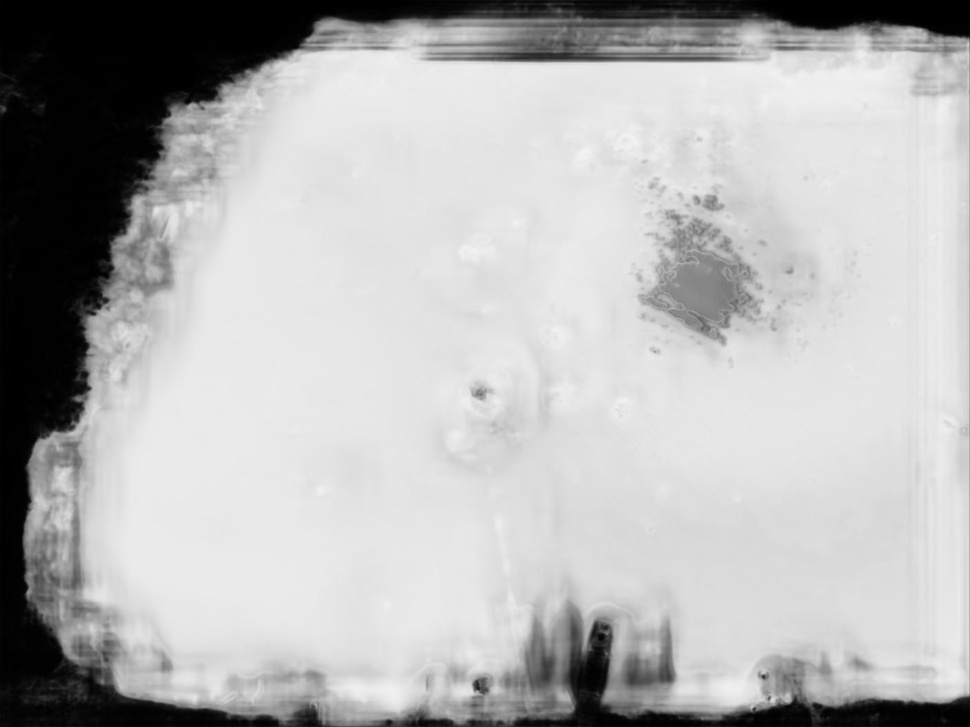
#> input picture 水面/water/unetplus-5-4.jpg, 970 x 727 px, shrunk from 1408 x 1056 before the run
$ python '08-01-water-去噪二值.py'
#> lines starting #> are read from the running program, lines starting #| are printed output that depends on the picture; after the words box and inside, x2 and y2 are one past the last pixel; in counts of white or black regions, pixels touching at a corner belong together
import cv2
import numpy as np
import matplotlib.pyplot as plt

image_path = 'water/unetplus-5-4.jpg'
# 读取图像
image = cv2.imread(image_path)
#> image is the input picture: shape (727, 970, 3); min 0, max 244, mean 179.7
ret1, threshold = cv2.threshold(image, 30, 255, 0)
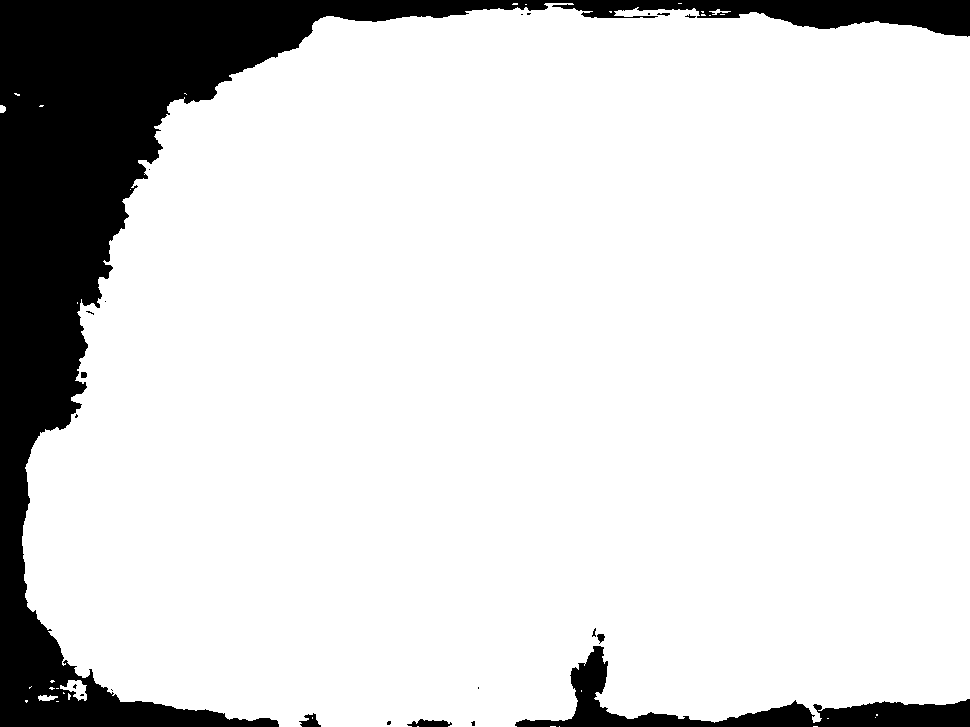
#> threshold: shape (727, 970, 3); 85.6% white; 22 black regions (14 under 20 px), largest, box (x1, y1, x2, y2) and area: (0, 0, 970, 727) 92362, (515, 646, 970, 727) 8564, (407, 719, 452, 727) 239


# # 将图像转换为灰度图像
# gray = cv2.cvtColor(image, cv2.COLOR_BGR2GRAY)

# 使用高斯模糊平滑图像
gaussian = cv2.GaussianBlur(image, (5, 5), 5)
ret2, threshold_gaussian = cv2.threshold(gaussian, 30, 255, 0)
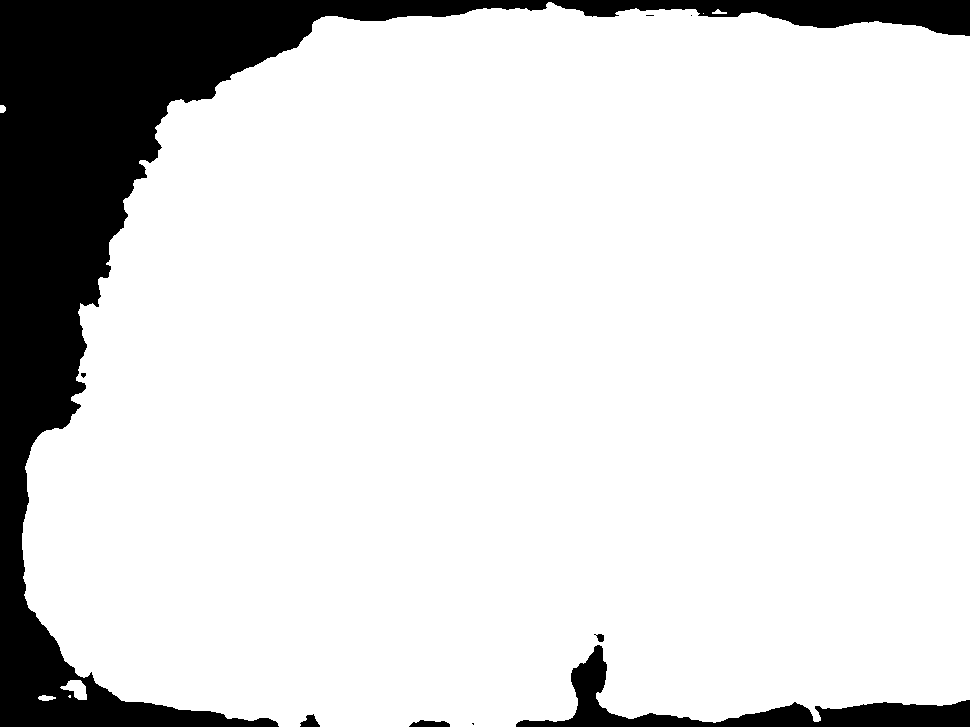
#> threshold_gaussian: shape (727, 970, 3); 85.7% white; 9 black regions (4 under 20 px), largest, box (x1, y1, x2, y2) and area: (0, 0, 970, 727) 91762, (516, 645, 970, 727) 8352, (409, 720, 450, 727) 213, (300, 714, 320, 727) 159, (594, 634, 604, 642) 50

medianBlur = cv2.medianBlur(image, 5)
ret3, threshold_medianBlur = cv2.threshold(medianBlur, 30, 255, 0)
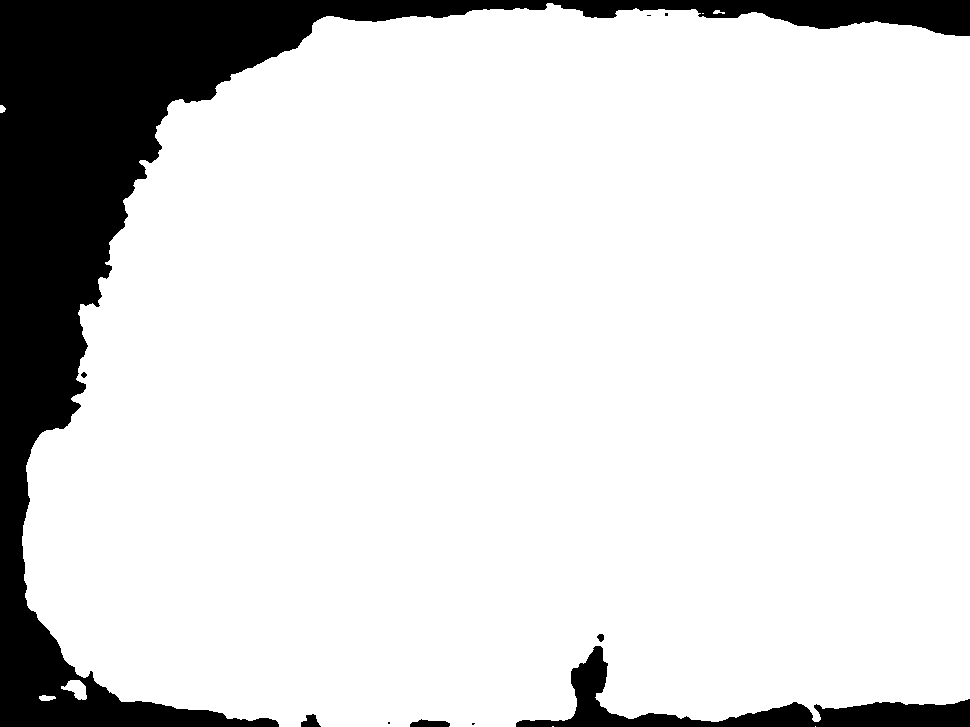
#> threshold_medianBlur: shape (727, 970, 3); 85.6% white; 10 black regions (4 under 20 px), largest, box (x1, y1, x2, y2) and area: (0, 0, 970, 727) 92487, (516, 646, 970, 727) 8583, (410, 719, 450, 727) 232, (301, 714, 321, 727) 167, (597, 634, 604, 642) 41, (81, 372, 87, 378) 24


# 将BGR格式转换为RGB格式以适应matplotlib
# image_rgb = cv2.cvtColor(image, cv2.COLOR_BGR2RGB)
# blurred_rgb = cv2.cvtColor(blurred, cv2.COLOR_BGR2RGB)

# 使用matplotlib显示图像
plt.figure(figsize=(30,25))

#
plt.subplot(3, 2, 1)
plt.imshow(image)
plt.title('Original Image')
plt.axis('off')
plt.subplot(3, 2,2)
plt.imshow(threshold)
plt.axis('off')


plt.subplot(3, 2, 3)
plt.imshow(gaussian)
plt.title('gaussian')
plt.axis('off')
plt.subplot(3, 2, 4)
plt.imshow(threshold_gaussian)
plt.axis('off')


plt.subplot(3, 2, 5)
plt.imshow(medianBlur)
plt.title('medianBlur')
plt.axis('off')
plt.subplot(3, 2, 6)
plt.imshow(threshold_medianBlur)
plt.axis('off')


plt.show()

$ run again, with 水面/water/unetplus-18-4.jpg copied over 水面/water/unetplus-5-4.jpg
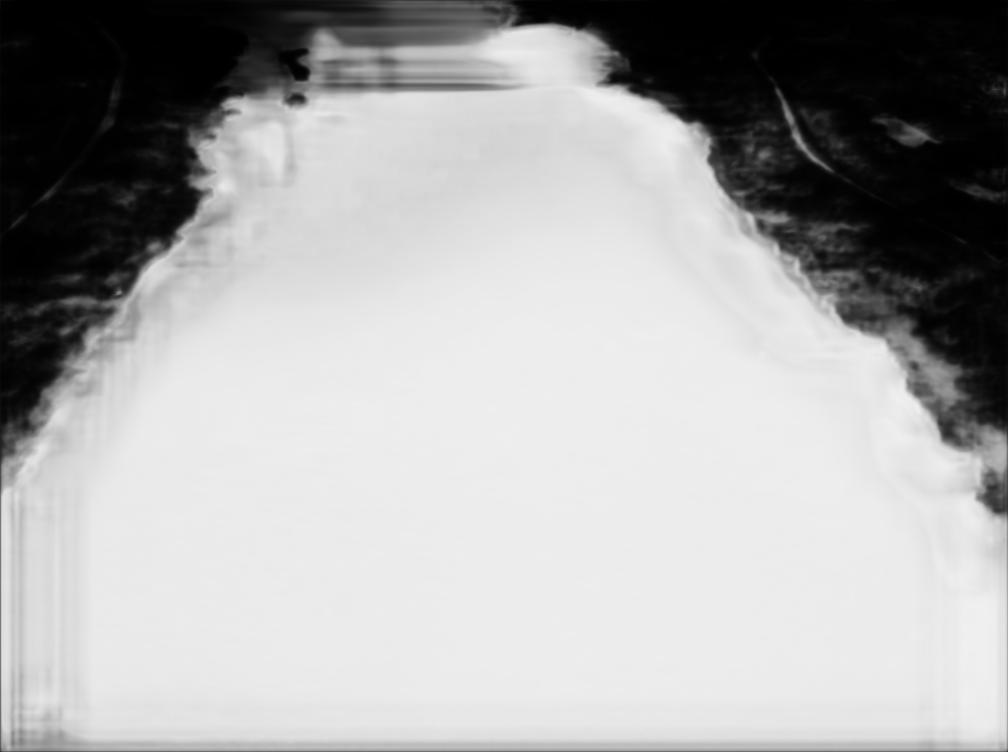
#> input picture 水面/water/unetplus-18-4.jpg, 1008 x 752 px
#> image is the input picture: shape (752, 1008, 3); min 0, max 241, mean 170.9
#> `ret1, threshold = cv2.threshold(image, 30, 255, 0)`:
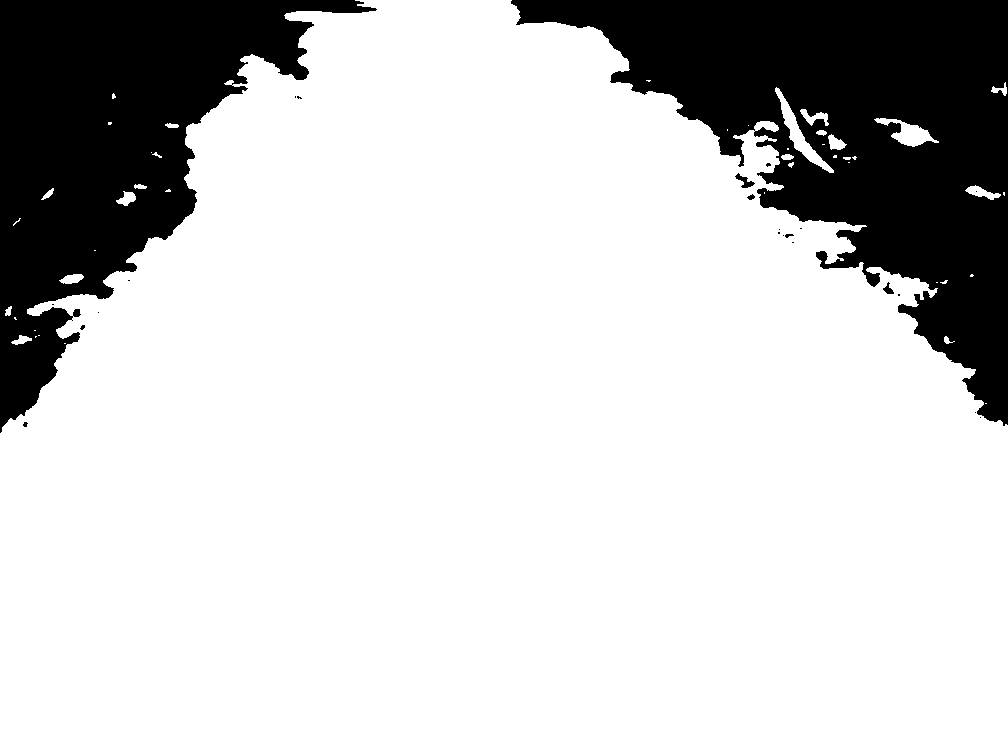
#> threshold: shape (752, 1008, 3); 79.3% white; 23 black regions (17 under 20 px), largest, box (x1, y1, x2, y2) and area: (511, 0, 1008, 426) 88286, (0, 0, 377, 433) 68211, (735, 173, 755, 188) 117, (883, 282, 894, 294) 64, (747, 194, 755, 200) 29, (785, 234, 794, 238) 22
#> threshold_gaussian: shape (752, 1008, 3); 79.4% white; 10 black regions (5 under 20 px), largest, box (x1, y1, x2, y2) and area: (511, 0, 1008, 425) 88043, (0, 0, 374, 429) 68161, (736, 175, 753, 187) 96, (884, 285, 893, 294) 48, (73, 310, 80, 317) 39
#> `ret3, threshold_medianBlur = cv2.threshold(medianBlur, 30, 255, 0)`:
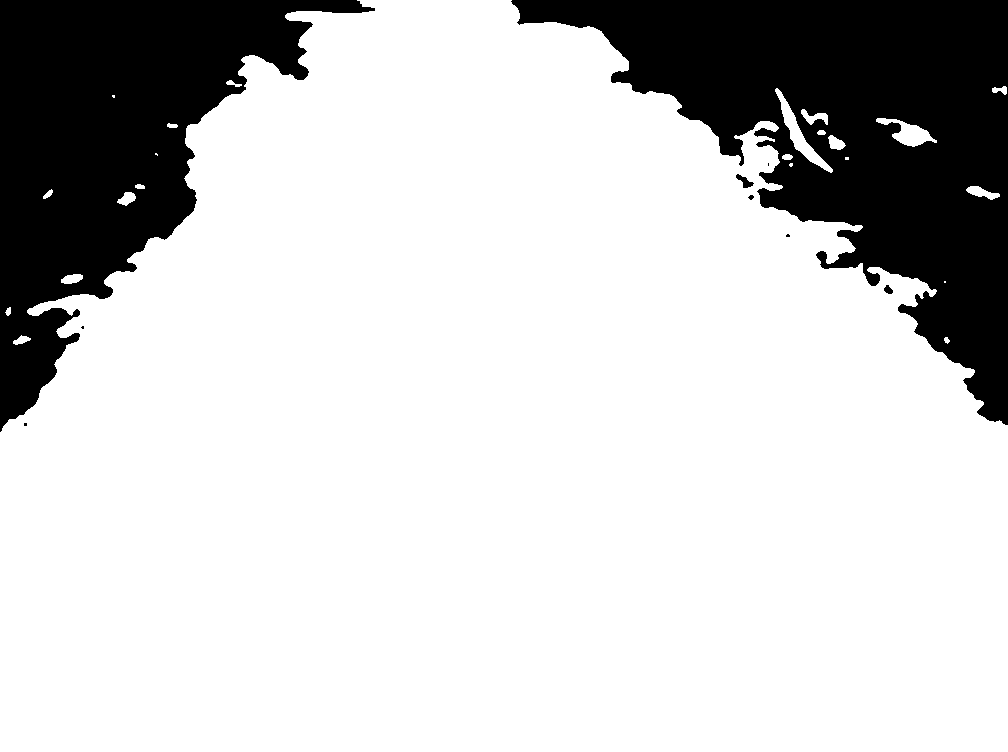
#> threshold_medianBlur: shape (752, 1008, 3); 79.3% white; 9 black regions (4 under 20 px), largest, box (x1, y1, x2, y2) and area: (511, 0, 1008, 425) 88461, (0, 0, 375, 432) 68354, (736, 174, 754, 188) 110, (884, 285, 893, 294) 54, (748, 195, 754, 200) 20

$ run again, with 水面/water/unetplus-2-4.jpg copied over 水面/water/unetplus-5-4.jpg
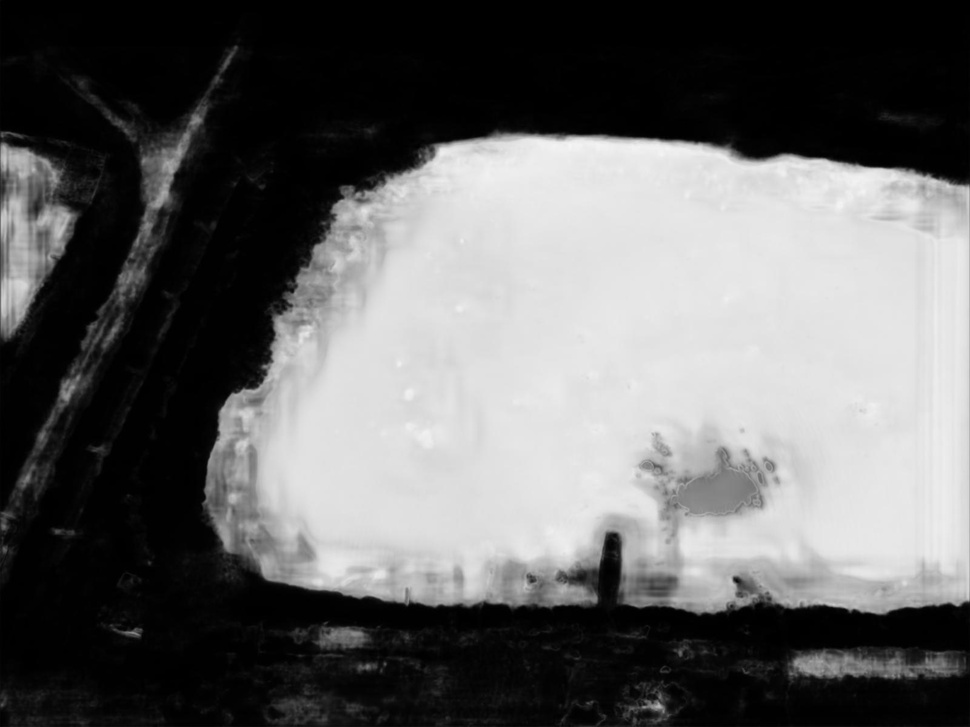
#> input picture 水面/water/unetplus-2-4.jpg, 970 x 727 px, shrunk from 1600 x 1200 before the run
#> image is the input picture: shape (727, 970, 3); min 0, max 245, mean 100.3
#> `ret1, threshold = cv2.threshold(image, 30, 255, 0)`:
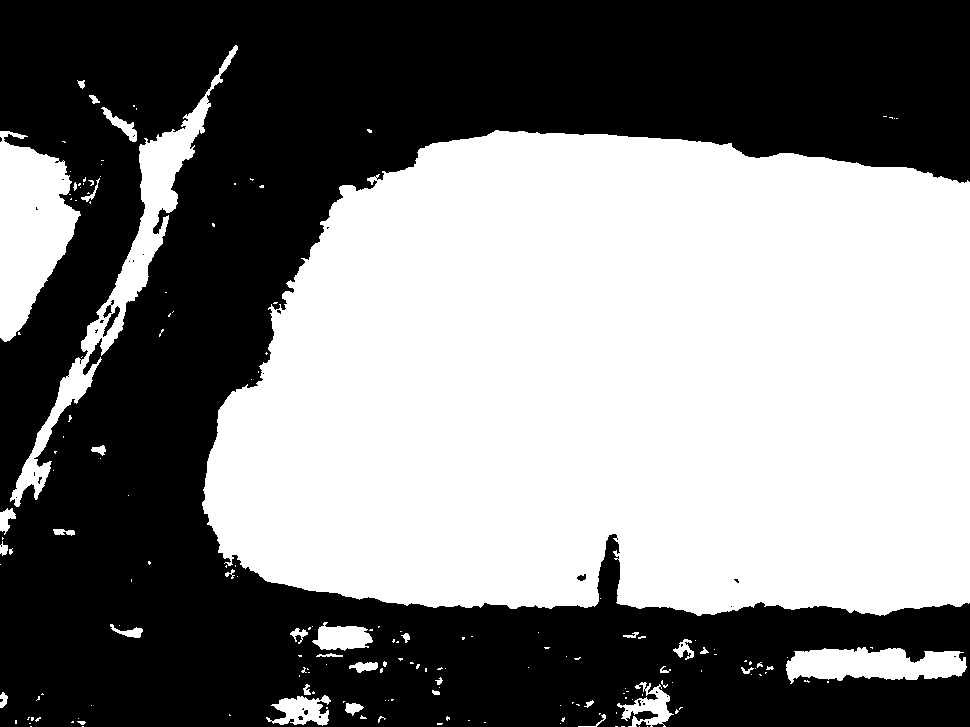
#> threshold: shape (727, 970, 3); 49.8% white; 179 white regions (142 under 20 px), largest, box (x1, y1, x2, y2) and area: (202, 130, 970, 616) 318664, (0, 131, 81, 342) 10555, (10, 45, 238, 507) 10205
#> threshold_gaussian: shape (727, 970, 3); 49.9% white; 54 white regions (21 under 20 px), largest, box (x1, y1, x2, y2) and area: (202, 130, 970, 616) 319756, (0, 131, 80, 342) 10678, (11, 46, 238, 507) 10541
#> `ret3, threshold_medianBlur = cv2.threshold(medianBlur, 30, 255, 0)`:
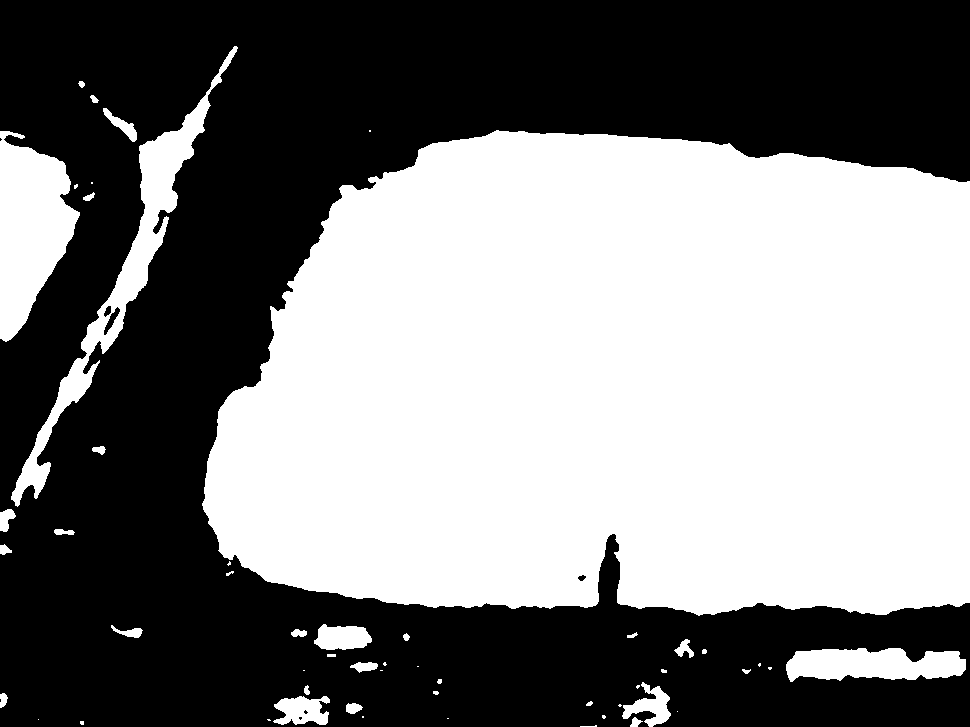
#> threshold_medianBlur: shape (727, 970, 3); 49.6% white; 53 white regions (20 under 20 px), largest, box (x1, y1, x2, y2) and area: (202, 130, 970, 616) 318668, (0, 131, 80, 342) 10569, (11, 46, 238, 507) 10260
